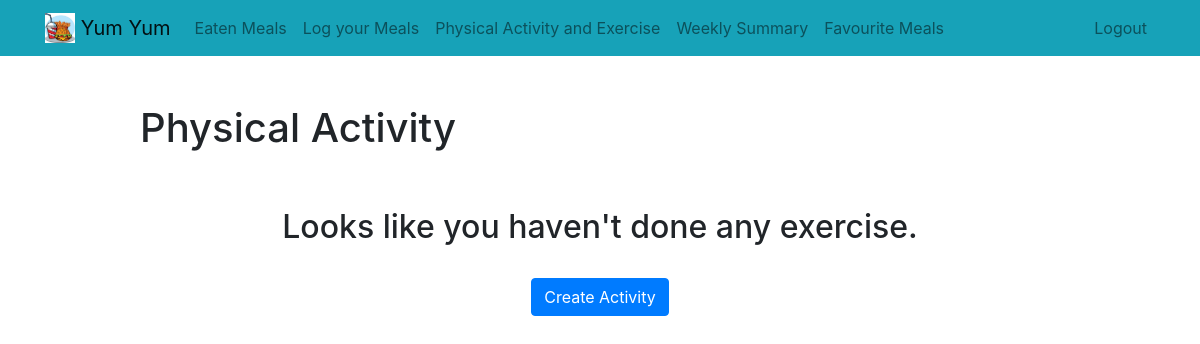
/physicalactivity (signed in), run on an earlier commit of the app's database.
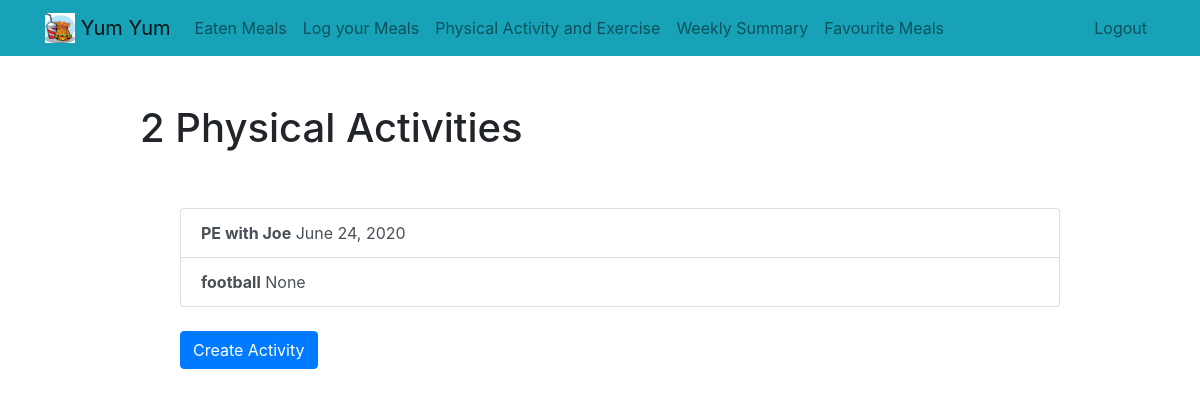
And on a later commit of the database.
### fooddiary/models.py (models this page shows, shortened)
class Activity(models.Model):
    activity = models.CharField(max_length=50)
    description = models.TextField(max_length=500, blank=True)
    date = models.DateField(auto_now_add=False ,auto_now=False, null=True, blank=True)
    user = models.ForeignKey(User, on_delete=models.CASCADE)

### fooddiary/views.py (the view)
# urls.py: path('physicalactivity', views.physicalactivity, name='physicalactivity'),
def physicalactivity(request):
    activity = Activity.objects.filter(user = request.user).order_by('-date')
    return render(request, 'fooddiary/physicalactivity.html', {'activities':activity} )

### fooddiary/templates/fooddiary/physicalactivity.html (shortened to what this page needs)
{% extends "fooddiary/base.html" %}
{% block content %}
    <div class="row justify-content-center mt-5">
        <div class="col-md-10">
            {% if activities %}
                <h1>{{ activities.count }} {% if activities.count|pluralize %} Physical Activities{% else %} Physical Activity{% endif %}</h1>
            {% else %}
                <h1>Physical Activity</h1>
            {% endif %}
        </div>
    </div>
    <div class="row justify-content-center mt-5">
        <div class="col-md-10">
        {% if activities %}
        <ul>
            <div class="list-group">
                {% for activity in activities %}
                    <a  href="{% url 'viewactivity' activity.id %}" class="list-group-item list-group-item-action"><b>{{ activity.activity }}</b>    {{ activity.date }}</a>
                {% endfor %}
            </div>
            <br>
            <a role="button" class="btn btn-primary" href="{% url 'createactivity' %}">Create Activity</a>
        </ul>
        {% else %}
            <div class="text-center">
                <h2>Looks like you haven't done any exercise.</h2>
            <br>
            <a role="button" class="btn btn-primary" href="{% url 'createactivity' %}">Create Activity</a>
            </div>
        {% endif %}
        </div>
    </div>
{% endblock %}

What changed in the data, as far as the page shows it:
added Activity: activity "PE with Joe", date "June 24, 2020"
added Activity: activity "football", date "None"
Also different on the page:
{{ activities.count }}: (not shown) → "2"
text no longer shown: "Physical Activity Looks like you haven't done any exercise."
text now shown: "Physical Activities"
